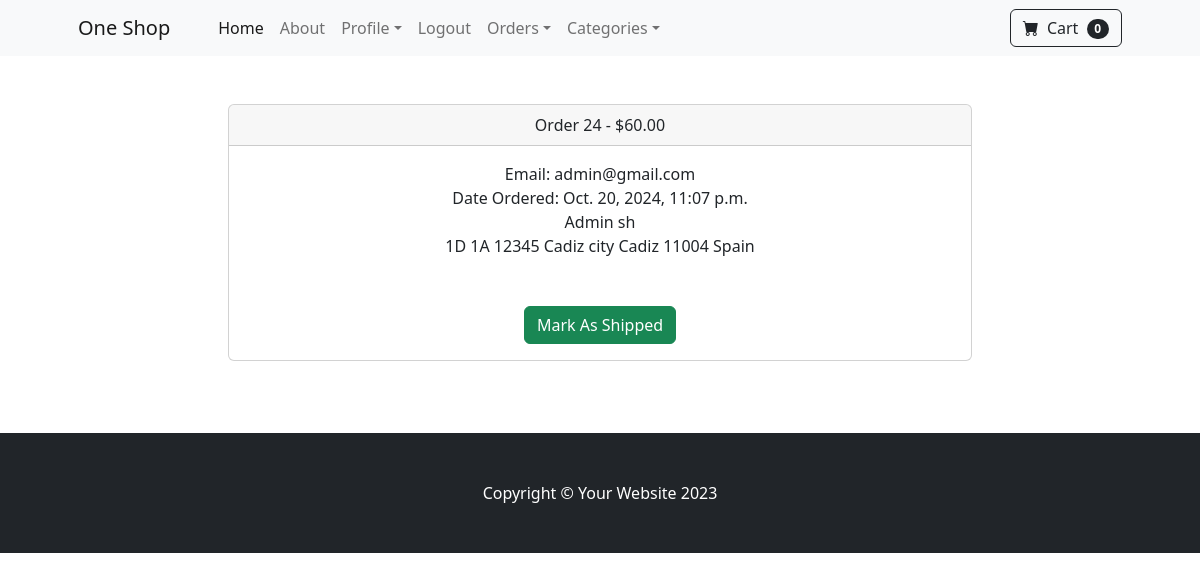
The app's page /payment/orders/24 (signed in), older data.
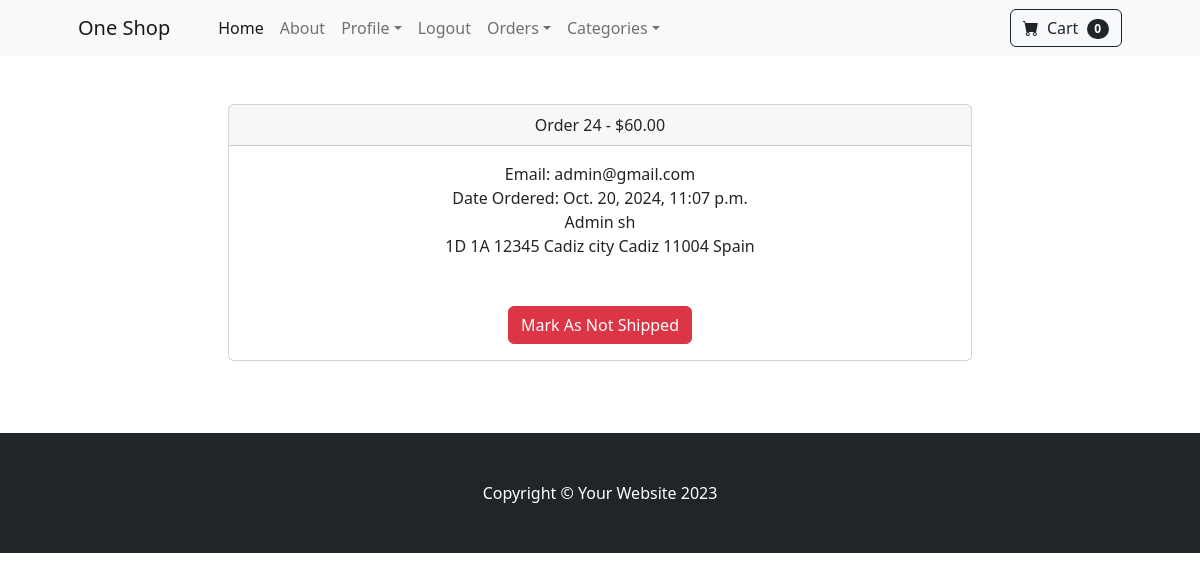
The same page, newer data.
### payment/views.py (the view, shortened to what this page needs)
# urls.py: path('orders/<int:pk>', views.orders, name= 'orders'),
def orders(request, pk):
    if request.user.is_authenticated and request.user.is_superuser:
        order = Order.objects.get(id=pk)
        order_items = OrderItem.objects.filter(order=pk)
        return render(request, 'payment/orders.html', {'order': order, 'order_items':order_items})
    else:
        messages.error(request, 'Access Denied')
        return redirect('index')

### cart/cart.py (called while the page is built)
    def __len__(self):
        return len(self.cart)

### cart/context_processors.py (called while the page is built)
def cart(request):
    return {'cart': Cart(request)}

### payment/templates/payment/orders.html (shortened to what this page needs)
{% extends 'base.html' %}
{% block content %}
<div class="container">
    <div class="row">
        <center>
            <div class="col-8">
                <br /><br />
                <div class="card">
                    <div class="card-header">
                        Order {{ order.id}} - ${{order.amount_paid}}
                    </div>
                    <div class="card-body">
                        Email: {{ order.email}}<br />
                        {% if order.date_shipped %}
                        Date Shipped: {{ order.date_shipped}}
                        {% else %}
                        Date Ordered: {{ order.date_ordered}}
                        {% endif %}
                        <br/>
                        {{ order.full_name }}
                        <br>
                        {{ order.ShippingAddress }}
                        <br>
                        <br/><br/>
                        {% if not order.shipped %}
                        <form method="POST">
                            <button type="Submit" class="btn btn-success">Mark As Shipped</button>
                            {% else %}
                            <form method="POST">
                                <button type="Submit" class="btn btn-danger">Mark As Not Shipped</button>
                                {% endif %}
                    </div>
                </div>
                <br />
                <br /><br />
            </div>
        </center>
    </div>
</div>
{% endblock %}

Row changes from the older to the newer data that the page shows:
changed Order "admin@gmail.com": shipped False → True (drawn)
Text that changed along with them:
text no longer shown: "Mark As Shipped"
text now shown: "Mark As Not Shipped"
